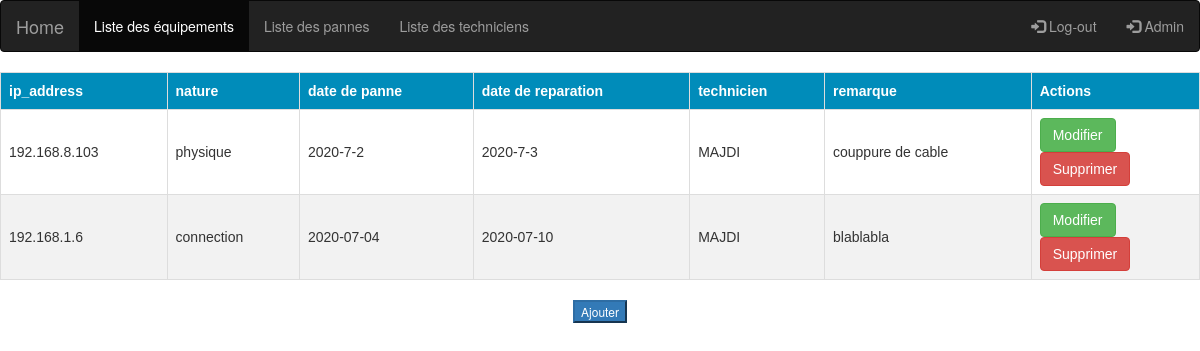
The page /equips/show_panne/ on the database its author committed.
### monitor/models.py (models this page shows)
class Panne(models.Model):
    MAJDI = 'MAJDI'
    YASIN = 'YASIN'
    tech_list = [
        (MAJDI, 'majdi'),
        (YASIN, 'yasin'),
    ]
    nature = models.CharField(max_length=20)
    date_panne = models.CharField(max_length=50)
    date_reparation = models.CharField(max_length=50)
    technicien = models.CharField(max_length=30,choices=tech_list,
        default=MAJDI,)
    remarque = models.CharField(max_length=50,null=True)
    ip = models.CharField(max_length=20)

### monitor/views.py (the view)
# urls.py: path('show_panne/', views.show_panne),
def show_panne(request):
    pannes = Panne.objects.all()
    return render(request,"show_panne.html",{'pannes': pannes})

### monitor/templates/show_panne.html (shortened to what this page needs)
<!DOCTYPE html>
<html lang="en" xmlns="http://www.w3.org/1999/html">
<head>
{% load static %}
    <link rel="stylesheet" href="{% static  'css/style.css' %}"/>
</head>
<link href="//maxcdn.bootstrapcdn.com/bootstrap/3.3.0/css/bootstrap.min.css" rel="stylesheet" id="bootstrap-css">
<nav class="navbar navbar-inverse">
  <div class="container-fluid">
    <div class="navbar-header">
      <a class="navbar-brand" href="/">Home</a>
    </div>
    <ul class="nav navbar-nav">
      <li class="active"><a href="/equips/show">Liste des équipements</a></li>
      <li><a href="/equips/show_panne">Liste des pannes</a></li>
      <li><a href="/equips/show_technicien">Liste des techniciens</a></li>
    </ul>
    <ul class="nav navbar-nav navbar-right">
      <li><a href="{% url 'logout' %}"><span class="glyphicon glyphicon-log-in"></span> Log-out</a></li>
      <li><a href="/admin"><span class="glyphicon glyphicon-log-in"></span> Admin</a></li>
    </ul>
  </div>
</nav>
<table id="customers">
    <thead class="thead-dark">
    <tr>
        <th>ip_address</th>
        <th>nature</th>
        <th>date de panne</th>
        <th>date de reparation</th>
        <th>technicien</th>
        <th>remarque</th>
        <th>Actions</th>
    </tr>
    </thead>
    <tbody class="table">
    {% for panne in pannes %}
    <tr>
        <td>{{ panne.ip }}</td>
        <td>{{ panne.nature }}</td>
        <td>{{ panne.date_panne }}</td>
        <td>{{ panne.date_reparation }}</td>
        <td>{{ panne.technicien }}</td>
        <td>{{ panne.remarque }}</td>
        <td><b>
             <form action="/equips/update_panne/{{ panne.id}}" >
            <input type="submit" class="btn btn-success" value="Modifier">
            </form>
            <form action="/equips/delete_panne/{{ panne.id}}" >
            <input type="submit" class="btn btn-danger" value="Supprimer">
            </form>
        </b>
        </td>
    </tr>
{% endfor %}
    </tbody>
</table>
<br>
<center>
<form action="/equips/panne" >
    <input type="submit" class="btn-primary" value="Ajouter">
</form></center>
</body>
</html>

### monitor/static/css/style.css (style rules this page uses)
ul { margin:0; padding-left:20px }
td,th { border:1px solid black; }
.btn-primary { font-size:12px;font-color:red;color:greenyellow;background-color:black;bottom:revert }
#customers { font-family: "Trebuchet MS", Arial, Helvetica, sans-serif; border-collapse: collapse; width: 100%; }
#customers td, #customers th { border: 1px solid #ddd; padding: 8px; }
#customers tr:nth-child(even) { background-color: #f2f2f2; }
#customers th { padding-top: 8px; padding-bottom: 8px; text-align: left; background-color:#008cba; color: white; }

### rows shown on the page
Panne: ip "192.168.8.103", nature "physique", date_panne "2020-7-2", date_reparation "2020-7-3", technicien "MAJDI", remarque "couppure de cable"
Panne: ip "192.168.1.6", nature "connection", date_panne "2020-07-04", date_reparation "2020-07-10", technicien "MAJDI", remarque "blablabla"
